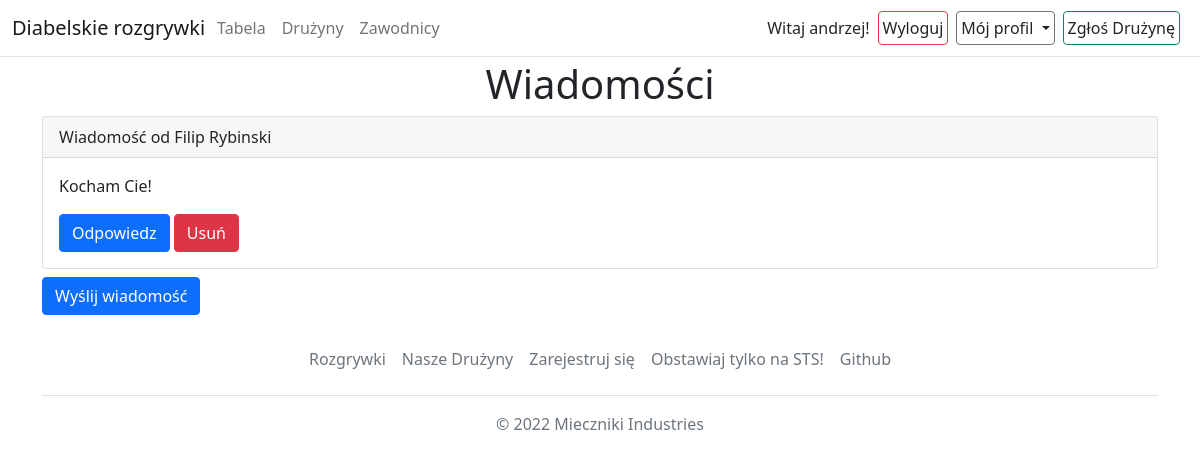
Page /messages/ (signed in) on the earlier database version.
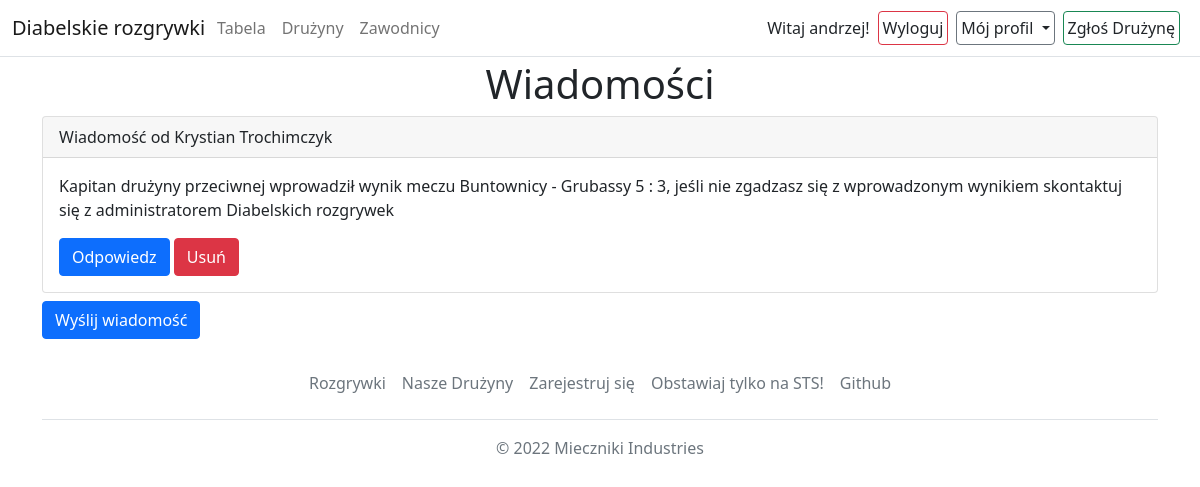
Same page on the later database version.
### Football/models.py (models this page shows, shortened)
class Message(models.Model):
    sender = models.ForeignKey(Player,on_delete=models.CASCADE,related_name='sender')
    receiver = models.ForeignKey(Player,on_delete=models.CASCADE,related_name='receiver')
    description = models.TextField(max_length=500)

class Player(models.Model):
    user = models.OneToOneField(User,on_delete=models.CASCADE,null=True)
    name = models.CharField(max_length=30)
    surname = models.CharField(max_length=30)
    position = models.ForeignKey(Position,on_delete=models.CASCADE,null=True)
    shirt_number = models.IntegerField(null=True, validators=[MinValueValidator(1),MaxValueValidator(99)])
    team = models.ForeignKey(Team,null=True,on_delete=models.SET_NULL)
    image = models.ImageField(upload_to='images/players/',null=False,default='images/default_profile_picture.jpg')
    captain = models.BooleanField(null=False,default=False)
    mod = models.BooleanField(null=False,default=False)
    def get_absolute_url(self):
        return reverse('football:player_detail',args=[self.id])
    def __str__(self):
        return f'{self.name} {self.surname}'

### Football/views.py (the view, shortened to what this page needs)
# urls.py: path('messages/',views.messages_view,name='messages'),
@login_required(login_url='/login')
def messages_view(request):
    messages = Message.objects.filter(receiver=request.user.player,invite__isnull = True,challenge__isnull=True)
    challenges = Challenge.objects.filter(receiver=request.user.player)
    invites = Invite.objects.filter(receiver=request.user.player)
    return render(request, 'messages/messages.html', {'messages':messages, 'invites':invites,'challenges':challenges})

### Football/ext_methods.py (called while the page is built)
def get_teams(request):
    return {'teams' : Team.objects.all()}

### Football/models.py (called while the page is built)
    def get_absolute_url(self):
        return reverse('football:team_detail',args=[self.slug])

### templates/messages/messages.html (shortened to what this page needs)
{% extends 'base.html' %}
{% block content %}
    <div class="container">
            {% if messages %}
            <h1 class="text-center">Wiadomości</h1>
            {% endif %}
            {% for m in messages %}
                <div class="card mt-2">
                    <div class="card-header">
                        Wiadomość od {{ m.sender }}
                    </div>
                    <div class="card-body">
                        <p class="card-text">{{ m.description }}</p>
                        <div class="d-flex flex-row">
                            <form method="post">
                                <a class="btn btn-primary" href="{% url 'football:send_message' m.sender.id %}">Odpowiedz</a>
                                <button type="submit" name="decline" value="{{ m.id }}" class="btn btn-danger">Usuń</button>
                            </form>
                        </div>
                    </div>
                </div>
            {% endfor %}
                <a href="{% url 'football:send_message' %}" class="btn btn-primary mt-2">Wyślij wiadomość</a>
    </div>
{% endblock %}

Differences in the rows shown:
removed Message: sender "Filip Rybinski", description "Kocham Cie!", {{ m.id }} 28 (drawn)
added Message: sender "Krystian Trochimczyk", description "Kapitan drużyny przeciwnej wprowadził wynik meczu Buntownicy - Grubassy 5 : 3, jeśli nie zgadzasz się z wprowadzonym wynikiem skontaktuj się z administratorem Diabelskich rozgrywek", {{ m.id }} 34 (drawn)
